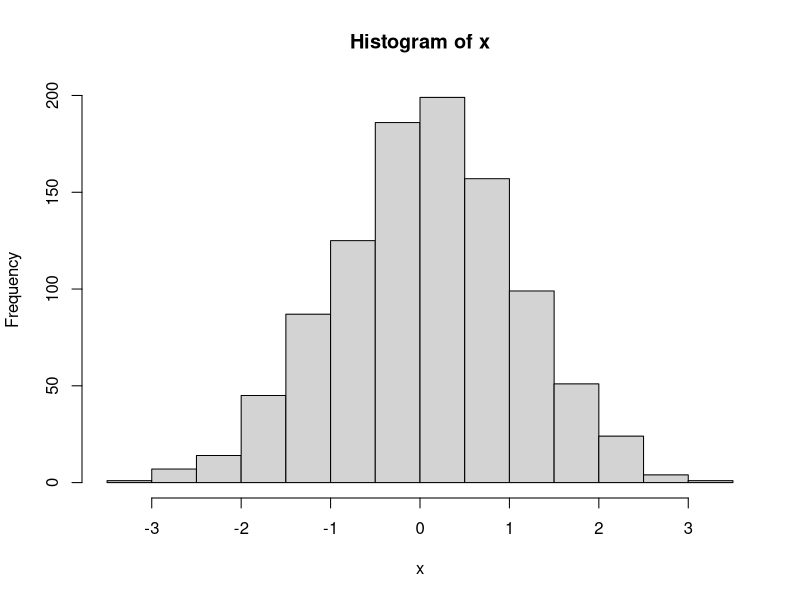
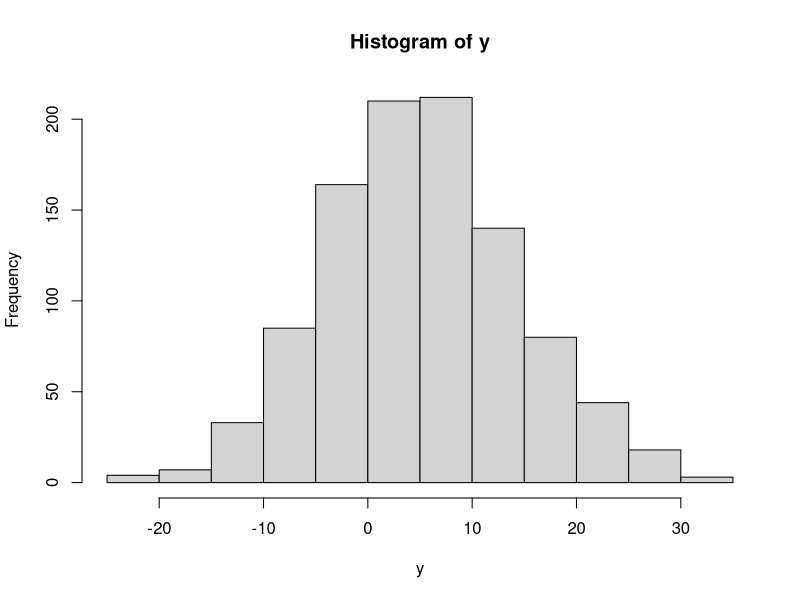
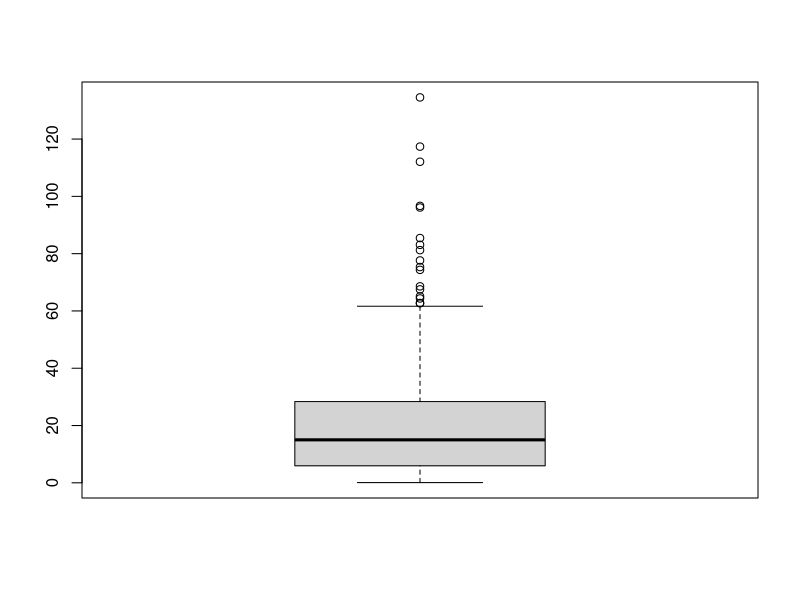

The R script that drew these images, in order:
#Examen#

#Pregunta 1#

x <- rnorm(1000)
hist(x)

y <- rnorm(1000,5,9)
hist(y)

#Pregunta 2#

z1 <-rexp(500,1/20)

#2.a)#
mean(z1)
#en este caso, la media de la muestra es mayor, en pequeña cantidad, pero mayor#

#2.b)#
quantile(z1,0.33)

#2,c)#
boxplot(z1)
#Todos los valores son extremos#
